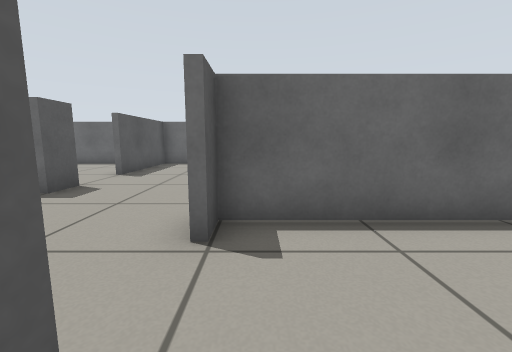
[1] (above)

14 first-person views from a walk through a Gazebo world. The camera is 0.57 m above the floor, tilts 8° down and sees 90° across. Floor lines are 1 m apart. The floor is counted in squares, 0.5 m on a side. Each view is taken from the middle of a square. On the plan, view 1 faces up. The plan holds only what a view shows up to about 12 squares ahead; the rest is blank. Some stock models are drawn as simple stand-ins.

[2]
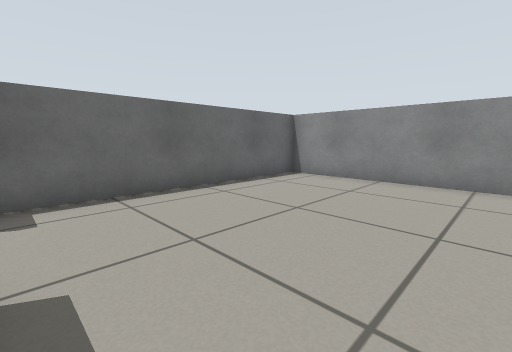

[3]
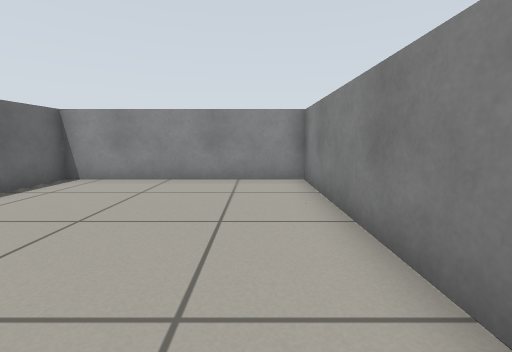

[4]
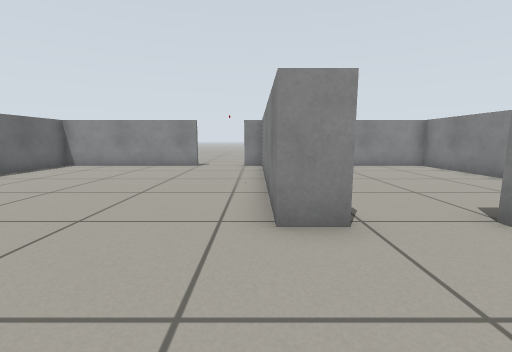

[5]
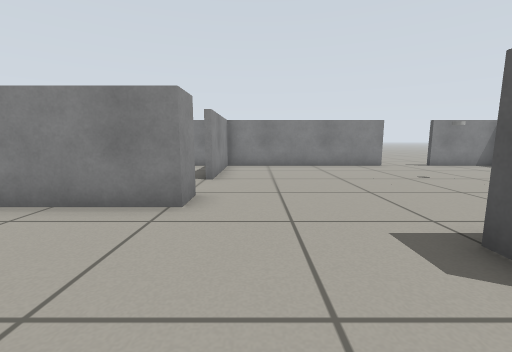

[6]
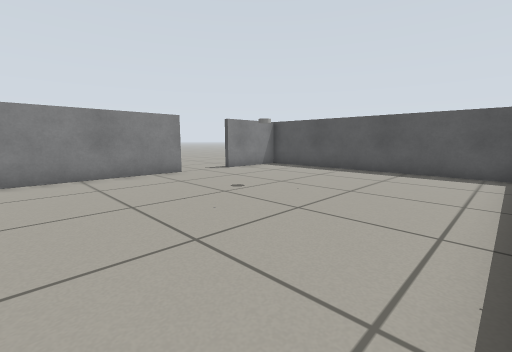

[7]
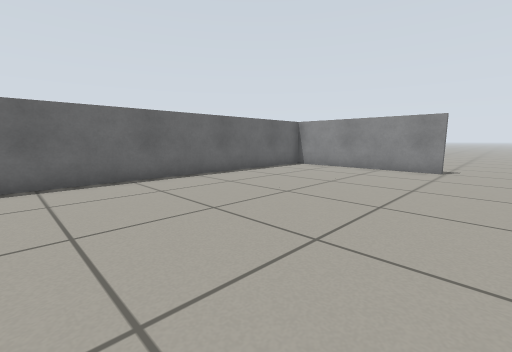

[8]
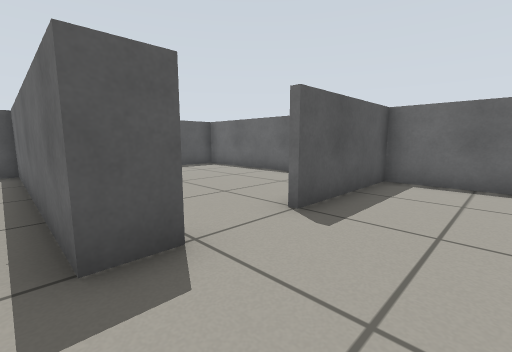

[9]
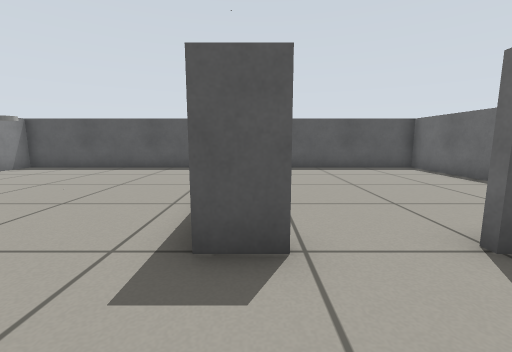

[10]
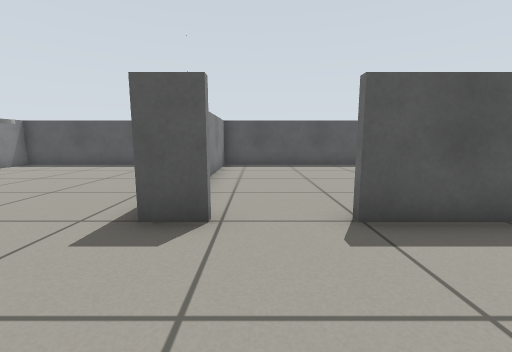

[11]
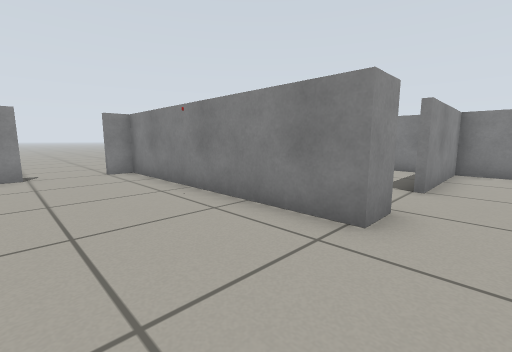

[12]
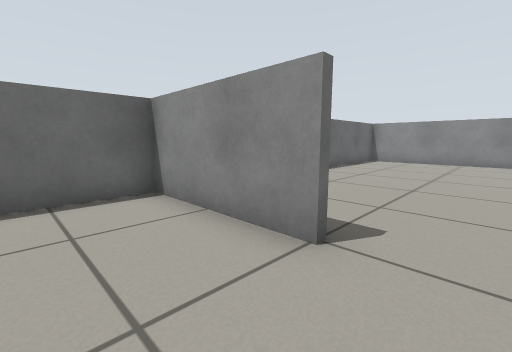

[13]
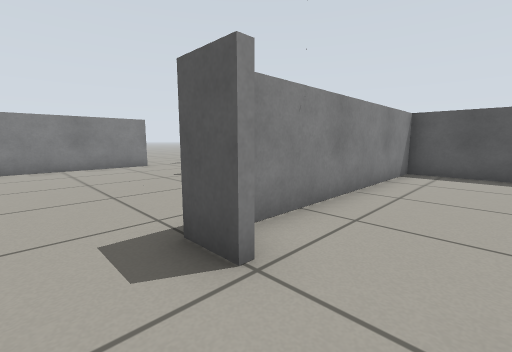

[14]
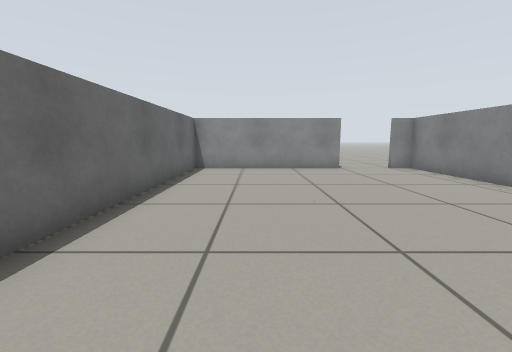

### Floor plan
Points are (right, up) in squares from view 1. A wall is a line through its corners. A room is listed if a view was taken in it or the views show most of it. See-through windows are left out.
Room 1 (views 1, 2, 3)
walls: (0.1, -3.4) (7.4, -3.4) (7.4, 4.6); (7.5, 3.5) (-0.5, 3.5) (-0.5, 2.8)
ways out: opening at (-1, 1.5) to room 2
Room 2 (views 4, 6, 7, 8)
walls: (-7.6, -3.4) (-0.7, -3.4) (-0.7, 0.6); (-4.4, 5.4) (-12.6, 5.4) (-12.6, -3.4) (-9.7, -3.4); (-0.7, 2.6) (-0.7, 3.7)
ways out: opening at (-1, 1.5) to room 1; opening at (-2.5, 5) to room 3; opening at (-8.5, -4)
objects: other object (-8, 0)
Room 3 (views 5, 9, 10, 11, 13, 14)
walls: (-0.7, 3.7) (7.5, 3.7); (7.4, 6.5) (7.4, 12.5) (-4.4, 12.5) (-4.4, 8.4); (-4.4, 6.4) (-4.4, 5.4)
ways out: opening at (-2.5, 5) to room 2; opening at (-4, 7.5) to room 4; opening at (8, 5.5)
Room 4 (view 12)
walls: (-4.6, 8.4) (-4.6, 12.5) (-12.6, 12.5) (-12.6, 5.6) (-5.4, 5.6)
ways out: opening at (-4, 7.5) to room 3

Positions as (right, up) in squares from view 1, and headings:
1: (0, 0), facing up
2: (0, -2), facing up-right
3: (0, -2), facing right
4: (-4, 4), facing right
5: (-2, 8), facing down
6: (-3, 5), facing down-left
7: (-3, 5), facing up-right
8: (-2, 5), facing up-left
9: (-2, 6), facing left
10: (-1, 7), facing left
11: (-2, 7), facing down-right
12: (-7, 7), facing up-right
13: (-3, 8), facing down-left
14: (-3, 10), facing right
